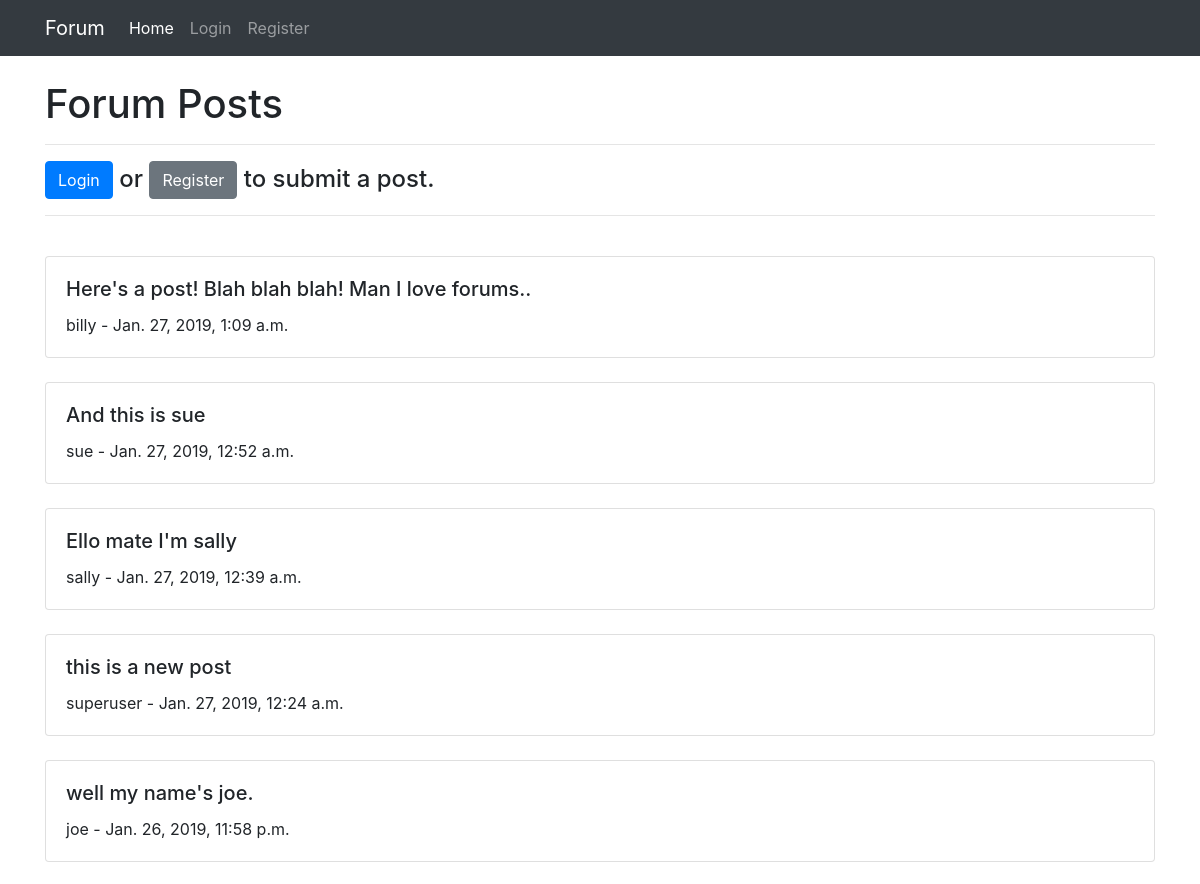
Before: / (upper part) with the older database file.
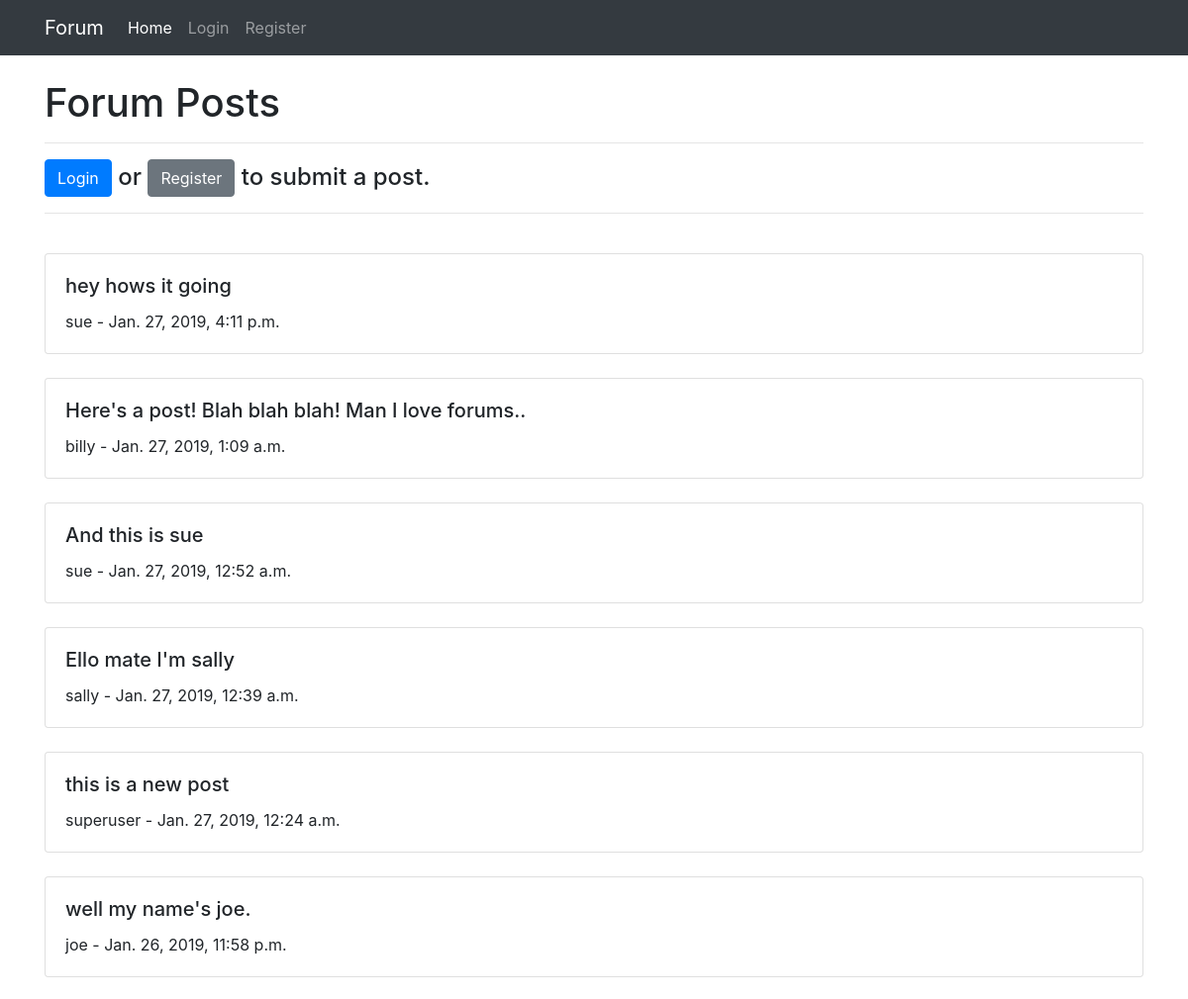
After: the same page with the newer database file.
### posts/models.py (models this page shows, shortened)
class Post(models.Model):
    body = models.TextField(max_length=300)
    user = models.ForeignKey(User, on_delete=models.SET_NULL, null=True)
    datetime = models.DateTimeField(auto_now=True)

### forum/views.py (the view, shortened to what this page needs)
# urls.py: path('', views.HomeView.as_view(), name='home'),
class HomeView(View):
	def dispatch(self, request):
		User = request.user
		form = PostForm(request.POST or None)
		post_list = Post.objects.all().order_by('-datetime')
		context = {
	        "form": form,
	        "post_list": post_list
	    }
		return render(request, "home_page.html", context)

### templates/home_page.html
{% extends 'base.html' %}
{% block content %}
	{% url 'login' as login_url %}
	{% url 'register' as register_url %}
	<h1>Forum Posts</h1>
	<hr/>
	{% if request.user.is_authenticated %}
		<h3>Welcome {{ request.user.username }}</h3>
		<form method='POST'> {% csrf_token %}
	      {{ form.body }} <br/>
	      <button type='submit' class='btn btn-default'>Submit</button>
	    </form>
	{% else %}
		<h4>
			<a class="btn btn-primary" href="{{ login_url }}" role="button" >Login</a> or <a class="btn btn-secondary" href="{{ register_url }}" role="button" >Register</a> to submit a post.
		</h4>
	{% endif %}
	<hr/>
	<br/>
	{% for post in post_list %}
		{% include 'snippets/post.html' with instance=post %}
		<br/>
	{% endfor %}
{% endblock %}

### templates/base.html (shortened to what this page needs)
<!doctype html>
{% url 'home' as home_url %}
{% url 'login' as login_url %}
{% url 'register' as register_url %}
{% url 'logout' as logout_url %}
<html lang="en">
  <head>
    <link rel="stylesheet" href="https://stackpath.bootstrapcdn.com/bootstrap/4.1.3/css/bootstrap.min.css">
  </head>
  <body>
    <nav class="navbar navbar-expand-lg navbar-dark bg-dark">
      <div class='container'>
        <a class="navbar-brand" href="{{ home_url }}">Forum</a>
        <div class="collapse navbar-collapse" id="navbarSupportedContent">
          <ul class="navbar-nav mr-auto">
            <li class="nav-item {% if request.path == home_url %}active{% endif %}">
              <a class="nav-link" href="{{ home_url }}">Home <span class="sr-only">(current)</span></a>
            </li>
            {% if request.user.is_authenticated %}
              <li class="nav-item {% if request.path == logout_url %}active{% endif %}">
                <a class="nav-link" href="{{ logout_url }}">Logout</a>
              </li>
            {% else %}
              <li class="nav-item {% if request.path == login_url %}active{% endif %}">
                <a class="nav-link" href="{{ login_url }}">Login</a>
              </li>
              <li class="nav-item {% if request.path == register_url %}active{% endif %}">
                <a class="nav-link" href="{{ register_url }}">Register</a>
              </li>
            {% endif %}
          </ul>
        </div>
      </div>
    </nav>
    <br/>
    <div class='container'>
      {% block content %}
      {% endblock %}
    </div>
  </body>
</html>

### templates/snippets/post.html
<div class="card">
  <div class="card-body">
    <h5 class="card-title">{{ post.body }}</h5>
    <p class="card-text">{{ post.user.username }} - {{ post.datetime }}</p>
  </div>
</div>

Changed rows visible on the page:
added Post: body "hey hows it going", user.username "sue", datetime "Jan. 27, 2019, 4:11 p.m."
